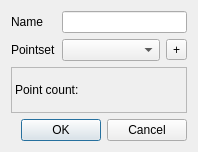
<?xml version="1.0" encoding="UTF-8"?>
<ui version="4.0">
 <class>DialogGenerateValidationSample</class>
 <widget class="QDialog" name="DialogGenerateValidationSample">
  <property name="geometry">
   <rect>
    <x>0</x>
    <y>0</y>
    <width>198</width>
    <height>152</height>
   </rect>
  </property>
  <property name="windowTitle">
   <string>Generate validation points</string>
  </property>
  <layout class="QVBoxLayout" name="verticalLayout">
   <item>
    <layout class="QFormLayout" name="formLayout">
     <item row="0" column="0">
      <widget class="QLabel" name="label">
       <property name="text">
        <string>Name</string>
       </property>
      </widget>
     </item>
     <item row="0" column="1">
      <widget class="QLineEdit" name="lineEdit"/>
     </item>
     <item row="1" column="0">
      <widget class="QLabel" name="label_2">
       <property name="text">
        <string>Pointset</string>
       </property>
      </widget>
     </item>
     <item row="1" column="1">
      <layout class="QHBoxLayout" name="horizontalLayout">
       <item>
        <widget class="QComboBox" name="comboBox"/>
       </item>
       <item>
        <widget class="QToolButton" name="toolButtonAddPointset">
         <property name="text">
          <string>+</string>
         </property>
        </widget>
       </item>
      </layout>
     </item>
    </layout>
   </item>
   <item>
    <widget class="QLabel" name="label_3">
     <property name="frameShape">
      <enum>QFrame::StyledPanel</enum>
     </property>
     <property name="text">
      <string>Point count:</string>
     </property>
    </widget>
   </item>
   <item>
    <widget class="QDialogButtonBox" name="buttonBox">
     <property name="orientation">
      <enum>Qt::Horizontal</enum>
     </property>
     <property name="standardButtons">
      <set>QDialogButtonBox::Cancel|QDialogButtonBox::Ok</set>
     </property>
    </widget>
   </item>
  </layout>
 </widget>
 <resources/>
 <connections>
  <connection>
   <sender>buttonBox</sender>
   <signal>accepted()</signal>
   <receiver>DialogGenerateValidationSample</receiver>
   <slot>accept()</slot>
   <hints>
    <hint type="sourcelabel">
     <x>248</x>
     <y>254</y>
    </hint>
    <hint type="destinationlabel">
     <x>157</x>
     <y>274</y>
    </hint>
   </hints>
  </connection>
  <connection>
   <sender>buttonBox</sender>
   <signal>rejected()</signal>
   <receiver>DialogGenerateValidationSample</receiver>
   <slot>reject()</slot>
   <hints>
    <hint type="sourcelabel">
     <x>316</x>
     <y>260</y>
    </hint>
    <hint type="destinationlabel">
     <x>286</x>
     <y>274</y>
    </hint>
   </hints>
  </connection>
 </connections>
</ui>
